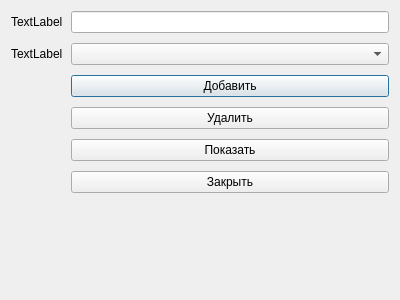
<?xml version="1.0" encoding="UTF-8"?>
<ui version="4.0">
 <class>Dialog</class>
 <widget class="QDialog" name="Dialog">
  <property name="geometry">
   <rect>
    <x>0</x>
    <y>0</y>
    <width>400</width>
    <height>300</height>
   </rect>
  </property>
  <property name="windowTitle">
   <string>Dialog</string>
  </property>
  <layout class="QVBoxLayout" name="verticalLayout">
   <item>
    <layout class="QFormLayout" name="formLayout">
     <property name="horizontalSpacing">
      <number>8</number>
     </property>
     <property name="verticalSpacing">
      <number>10</number>
     </property>
     <item row="0" column="0">
      <widget class="QLabel" name="label">
       <property name="text">
        <string>TextLabel</string>
       </property>
      </widget>
     </item>
     <item row="0" column="1">
      <widget class="QLineEdit" name="lineEdit"/>
     </item>
     <item row="1" column="0">
      <widget class="QLabel" name="label_2">
       <property name="text">
        <string>TextLabel</string>
       </property>
      </widget>
     </item>
     <item row="1" column="1">
      <widget class="QComboBox" name="comboBox"/>
     </item>
     <item row="2" column="1">
      <widget class="QPushButton" name="pushButton_add">
       <property name="text">
        <string>Добавить</string>
       </property>
      </widget>
     </item>
     <item row="3" column="1">
      <widget class="QPushButton" name="pushButton_delete">
       <property name="text">
        <string>Удалить</string>
       </property>
      </widget>
     </item>
     <item row="4" column="1">
      <widget class="QPushButton" name="pushButton_show">
       <property name="text">
        <string>Показать</string>
       </property>
      </widget>
     </item>
     <item row="5" column="1">
      <widget class="QPushButton" name="pushButton_close">
       <property name="text">
        <string>Закрыть</string>
       </property>
      </widget>
     </item>
    </layout>
   </item>
  </layout>
 </widget>
 <resources/>
 <connections/>
</ui>
